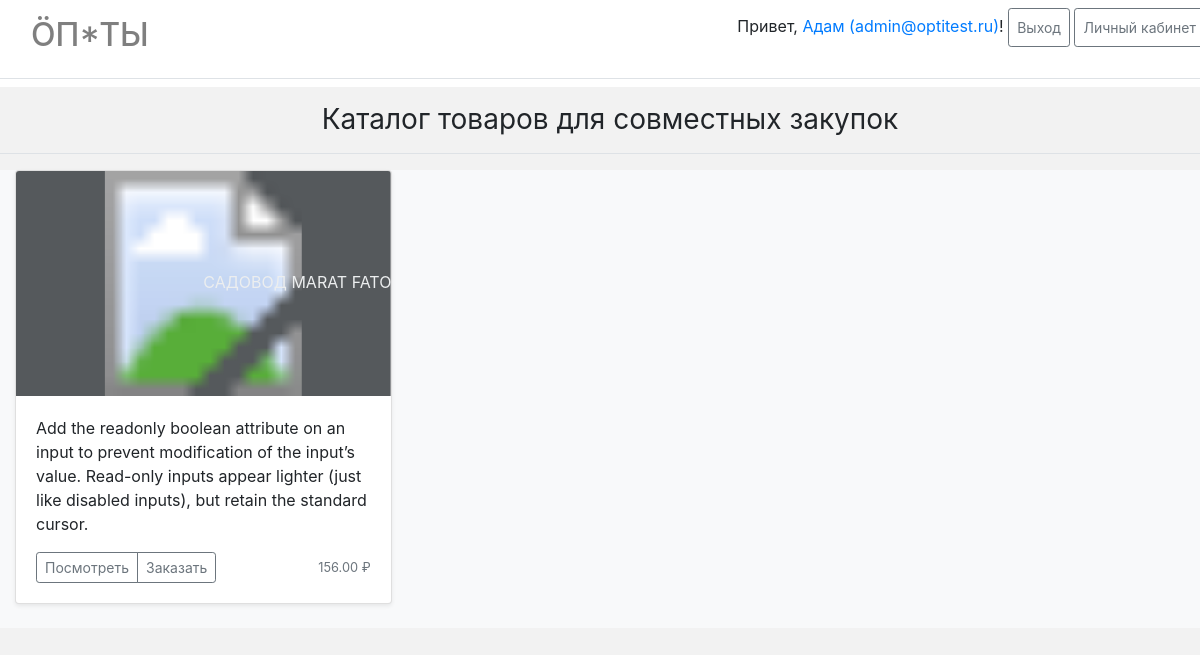
Page /catalog/ (signed in) on the committed database.
### main/models.py (models this page shows, shortened)
class User(AbstractUser):
    USERNAME_FIELD = 'email'
    REQUIRED_FIELDS = []
    username = None
    email = models.EmailField('Email', unique=True)
    phone = models.CharField('Телефон', max_length=20)
    location = models.CharField('Адрес доставки', max_length=255)
    birth_date = models.DateField('Дата рождения', blank=True, default='')
    role = models.PositiveSmallIntegerField('Роль', choices=tuple(Roles), default=Roles.UNREGISTERED)
    balance = models.DecimalField(max_digits=10, decimal_places=2, default=0)
    objects = CustomUserManager()
    class Meta:
        ordering = ('role',)

class Product(ModelWithTimestamp, ModelWithUser):
    objects = ProductManager()
    name = models.CharField(verbose_name='Название',  max_length=100, default='')
    image = models.ImageField(verbose_name='Фото товара', upload_to=get_path_to_product_image)
    place = models.CharField(verbose_name='Место', max_length=150, default='')
    price = models.DecimalField(verbose_name='Цена', max_digits=10, decimal_places=2, default=0)
    comment = models.CharField(verbose_name='Комментарий к товару', max_length=255, default='')
    quantity = models.PositiveIntegerField(verbose_name='Количество', default=0)
    shopping_type = models.PositiveSmallIntegerField(verbose_name='Вид закупки',
                                                     default=ShoppingTypes.INDIVIDUAL,
                                                     choices=tuple(ShoppingTypes))

### main/views.py (the view, shortened to what this page needs)
# urls.py: path('catalog/', main_views.CatalogOrderItems.as_view(), name='catalog'),
class CatalogOrderItems(LoginRolesRequiredViewMixin, CommonContextViewMixin, CreateView):
    template_name = 'main/catalog_items.html'
    url_name = 'catalog'
    form_class = ProductForm
    model = _models.Product
    allowed_roles = (Roles.ZAKAZSCHIK,)
    def __init__(self, *args, **kwargs):
        self.order_id = None
        super().__init__(*args, **kwargs)
    def get_context_data(self, **kwargs):
        context = super().get_context_data(**kwargs)
        context['products'] = _models.Product.objects.get_joint_products()
        context['MEDIA_URL'] = settings.MEDIA_URL
        return context
    def dispatch(self, request, *args, **kwargs):
        self.order_id = kwargs.pop('pk', None)
        return super().dispatch(request, *args, **kwargs)

### main/core/view_mixins.py (called while the page is built)
    def dispatch(self, request, *args, **kwargs):
        self.user = request.user
        if not self.user.is_authenticated:
            return self.handle_no_permission()
        if self.user.role not in self.allowed_roles and self.user.role != Roles.ADMINISTRATOR:
            return self.handle_no_permission()
        return super().dispatch(request, *args, **kwargs)

    def get_context_data(self, **kwargs):
        context = super().get_context_data(**kwargs)
        context['shop_title'] = SHOP_TITLE
        if self.user.is_authenticated:
            context['user_pk'] = self.user.pk
            context['email'] = self.user.email
            context['user_role'] = self.user.role
            context['roles'] = Roles
            context['user_is_authenticated'] = True
            context['user_first_name'] = self.user.first_name
            context['user_last_name'] = self.user.last_name
        return context

    def dispatch(self, request, *args, **kwargs):
        self.user = request.user
        return super().dispatch(request, *args, **kwargs)

### main/models.py (called while the page is built)
    def get_joint_products(self, **kwargs):
        return Product.objects.filter(shopping_type=ShoppingTypes.JOINT, **kwargs)

### main/templates/main/catalog_items.html (shortened to what this page needs)
{% extends 'base.html' %}
{% block content %}
<div>
    <h3 class="font-weight-normal text-center py-3 border-bottom" style="margin-block-start: 0;  margin-block-end: 0;">
        Каталог товаров для совместных закупок</h3>
    <div class="bg-light mt-3">
        <div class="container">
                  <div class="row">
        {% for p in products %}
            <div class="col-md-4">
              <div class="card mb-4 shadow-sm">
                <svg class="bd-placeholder-img card-img-top" width="100%" height="225" xmlns="http://www.w3.org/2000/svg" preserveAspectRatio="xMidYMid slice" focusable="false" role="img" aria-label="Placeholder: Thumbnail">
                    <title>Placeholder</title>
                    <rect width="100%" height="100%" fill="#55595c"></rect>
                    <image xlink:href="{{ MEDIA_URL }}{{ p.image }}" x="0" y="0" width="100%" height="100%" />
                    <text x="50%" y="50%" fill="#eceeef" dy=".3em">{{ p.name }}</text>
                </svg>
                <div class="card-body">
                  <p class="card-text">{{ p.comment }}</p>
                  <div class="d-flex justify-content-between align-items-center">
                    <div class="btn-group">
                        <a class="btn btn-sm btn-outline-secondary" href="{% url 'main:details' pk=p.id %}">Посмотреть</a>
                        <a class="btn btn-sm btn-outline-secondary" href="#">Заказать</a>
                    </div>
                    <small class="text-muted">{{ p.price }} ₽</small>
                  </div>
                </div>
              </div>
            </div>
        {% endfor %}
          </div>
    </div>
  </div>
</div>
{% endblock content %}

### templates/base.html (shortened to what this page needs)
{% load static %}
<!DOCTYPE html>
<html lang="en">
<head>
    <link rel="stylesheet" href="https://stackpath.bootstrapcdn.com/bootstrap/4.3.1/css/bootstrap.min.css">
    <link rel="stylesheet" href="{% static 'css/styles.css' %}">
</head>
<body>
    <header>
        <div class="border-bottom">
            <div class="container">
            <div class="row justify-content-between">
                <div class="col-5">
                    <h2 class="d-flex justify-content-between align-items-center py-2">
                         <a class="nav-link active" href="{% url 'main:index' %}" style="color: rgba(0,0,0,.5);">{{ shop_title }}</a>
                    </h2>
                </div>
                    {% if user_is_authenticated %}
                        <div class="col-7">
                            <div class="py-2 text-right">
                                <span> Привет, <a href="{% url 'main:user_details' pk=user_pk %}" title="Детальная информация о пользователе">{{ user_first_name }} ({{ email }})</a>!</span>
                                <a class="py-2 btn btn-sm btn-outline-secondary" href="{% url 'main:logout' %}">Выход</a>
                                {% if user_role == roles.ADMINISTRATOR %}
                                    <a class="py-2 btn btn-sm btn-outline-secondary" href="{% url 'main:administrator' %}">Личный кабинет</a>
                                {% elif user_role == roles.ZAKUPSCHIK %}
                                    <a class="py-2 btn btn-sm btn-outline-secondary" href="{% url 'main:zakupschik' %}">Личный кабинет</a>
                                {% else %}
                                    <a class="py-2 btn btn-sm btn-outline-secondary" href="{% url 'main:zakazschik' %}">Личный кабинет</a>
                                {% endif %}
                            </div>
                    {% else %}
                        <div class="col-3 text-right">
                            <div class="py-3 btn-group">
                                <a class="btn btn-sm btn-outline-secondary " href="{% url 'main:signup' %}">Регистрация</a>
                                <a class="btn btn-sm btn-outline-secondary" href="{% url 'main:login' %}">Войти</a>
                            </div>
                    {% endif %}
                        </div>
                        </div>
                </div>
            </div>
        <div class="py-1" style="background-color: #fff"></div>
    </header>
    {% block content %}{% endblock %}
</body>
</html>

### main/static/css/styles.css (style rules this page uses)
body { background-color: #f2f2f2; min-width: 1220px; }
header { background-color: #fff; }
.container { max-width: 960px; max-width: 1220px; }

### rows in the picture
User: first_name "Адам", email "admin@optitest.ru"
Product: name "САДОВОД MARAT…", comment "Add the readonly boolean attribute on an input to prevent modification of the input’s value. Read-only inputs appear lighter (just like disabled inputs), but retain the standard cursor.", price "156.00"

### other values in the picture
{{ shop_title }} "ÖП*ТЫ"
